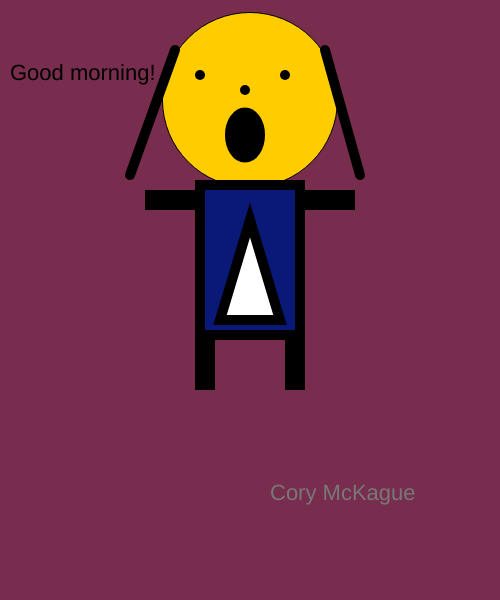
Frame 1 (no input)
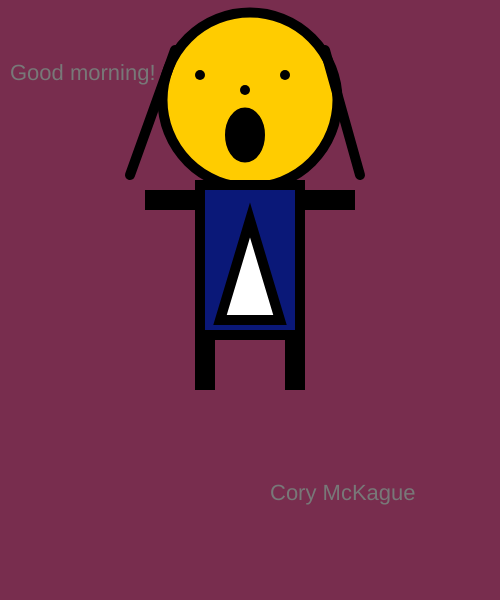
Frame 60 (no input)
Frame 120 (the mouse pressed at the canvas centre since frame 60): identical to frame 60, image omitted

The p5.js sketch that drew these frames (run headless with seeded random() and noise() and a simulated clock; from frame 60 on, the mouse is pressed at the canvas centre):

// p5.js sketch
// ── sketch.js
function setup()
{
    createCanvas(500, 600);
}

function draw()
{
    background(120,45,78);
    textSize(22)
    text("Good morning!", 10,80);

    // head
    fill(255, 204, 0);
    circle(250,100,175);
   
    // eyes
    strokeWeight(10);
    fill(0);
    point(200,75);
    point(285,75);

    // nose
    point(245,90);
    
    // mouth
    ellipse(245, 135, 30, 45)

    // hair
    line(130,175,175,50);
    line(325,50,360,175);
    // body
    fill(10, 24, 120);
    rect(200,185,100,150);
    
    // decoration
    fill(255);
    triangle(220,320,250,220,280,320)
    // right arm
    fill(10, 24, 120);
    rect(300,195,50,10);
    // left arm
    rect(150,195,50,10);
    // left leg
    rect(200,335,10,50);
    // right leg
    rect(290,335,10,50);
    
    fill(120);
    textSize(22);
    text("Cory McKague",270,500 );


}
